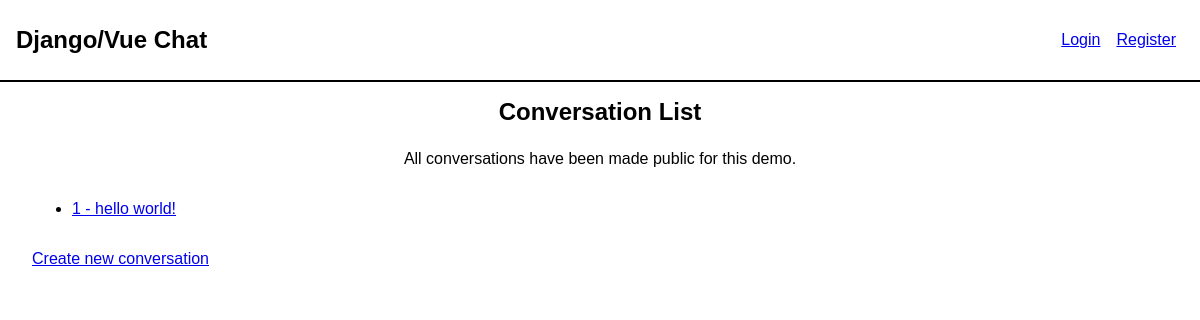
Page /chat/conversations/all/ on the earlier database version.
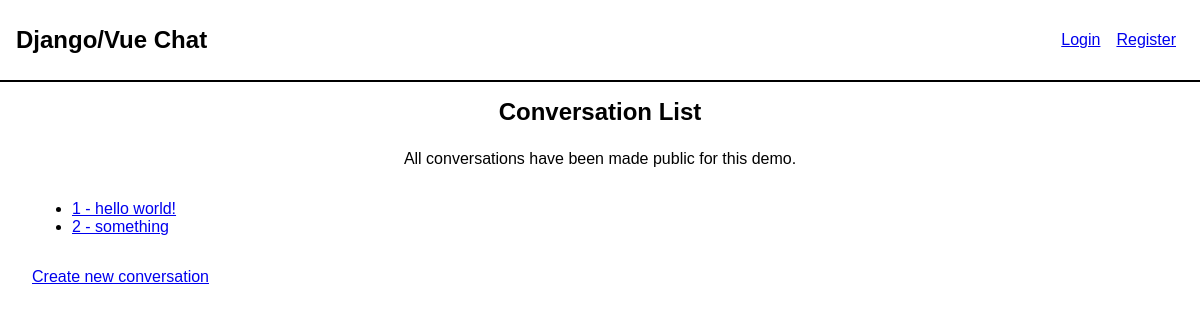
Same page on the later database version.
### chat/models.py (models this page shows, shortened)
class Conversation(models.Model):
    created_by = models.ForeignKey(
        settings.AUTH_USER_MODEL,
        related_name='created_by',
        on_delete=models.SET_NULL,
        null=True)
    subject = models.CharField(max_length=255, blank=True, null=True)
    participants = models.ManyToManyField(
        settings.AUTH_USER_MODEL, verbose_name='share with', blank=True)
    created_at = models.DateTimeField(auto_now_add=True, null=True)
    modified_at = models.DateTimeField(auto_now=True, null=True)
    def __str__(self):
        return f"{self.pk} - {self.subject}"

### chat/views.py (the view)
class ConversationListView(ListView):
    model = Conversation
    template_name = 'chat/chat_list.html'

### chat/templates/chat/conversation_list.html (shortened to what this page needs)
{% extends 'base.html' %}
{% block body_title %}Conversation List{% endblock body_title %}
{% block content %}
<p class="mb-4 text-center">All conversations have been made public for this demo.</p>
{% if conversation_list %}
<ul>
  {% for conversation in conversation_list %}
  <li>
    <a href="{% url 'chat:conversation_view' conversation_pk=conversation.pk %}">{{ conversation }}</a>
  </li>
  {% endfor %}
</ul>
{% else %}
<p>- There are no conversations available.</p>
{% endif %}
<p style="margin-top: 2rem;">
  <a href="{% url 'chat:conversation_create' %}">Create new conversation</a>
</p>
{% endblock content %}

Differences in the rows shown:
added Conversation: id+subject "2 - something"
